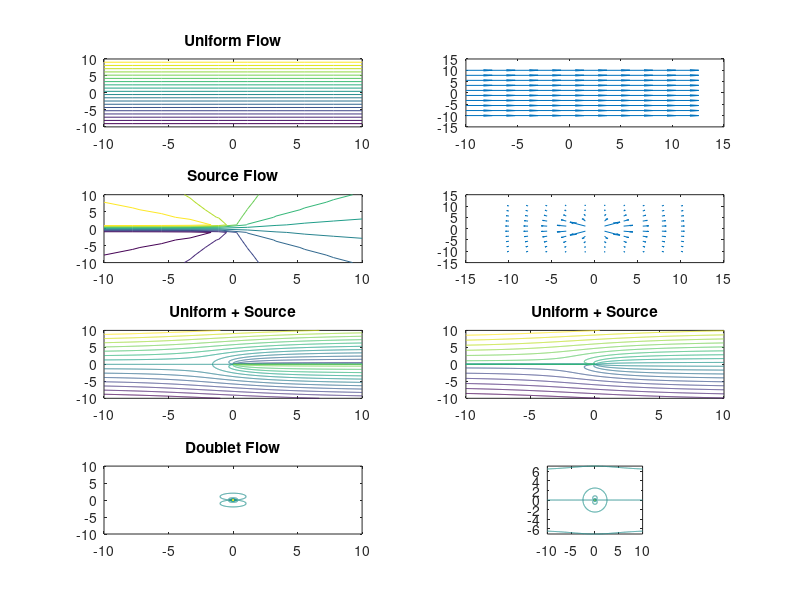

MATLAB code for this plot:
clear; clc

% --- Uniform Flow --- %
x = linspace(-10, 10, 10); y = x;
[X,Y] = meshgrid(x, y);
U = 1; alpha = 0;

psi = U*(Y*cosd(alpha) - X*sind(alpha));
subplot(421); contour(x, y, psi, 20); title('Uniform Flow');

vx = U*cosd(alpha)*ones(size(X));
vy = U*sind(alpha)*ones(size(X));
subplot(422); quiver(X, Y, vx, vy);


% --- Source Flow --- %
x = linspace(-10, 10, 10); y = x;
[X,Y] = meshgrid(x, y);
L = 10; x0 = 0; y0 = 0;

theta = angle(X+1i*Y);
psi = L/(2*pi) * atan2(Y-y0, X-x0);
subplot(423); contour(x, y, psi); title('Source Flow');

R2 = (X-x0).^2 + (Y-y0).^2;
vx = L/(2*pi) * (X-x0)./R2;
vy = L/(2*pi) * (Y-y0)./R2;
subplot(424); quiver(X, Y, vx, vy);

%Uniform + Source
x = linspace(-10, 10, 1000); y = x;
[X,Y] = meshgrid(x, y);

psi1 = U*(Y*cosd(alpha) - X*sind(alpha)) + L/(2*pi) * mod(atan2(Y-y0, X-x0),2*pi);
psi2 = U*(Y*cosd(alpha) - X*sind(alpha)) + L/(2*pi) * atan2(Y-y0, X-x0);
subplot(425); contour(x, y, psi1, 15); title('Uniform + Source');
subplot(426); contour(x, y, psi2, 20); title('Uniform + Source');

R2 = (X-x0).^2 + (Y-y0).^2;
vx = L/(2*pi) * (X-x0)./R2;
vy = L/(2*pi) * (Y-y0)./R2;
% subplot(424); quiver(X, Y, vx, vy);
% subplot(424); imagesc(theta); colorbar;

% --- Doublet flow --- %
k = 40; x0 = 0; y0 = 0;
R2 = (X-x0).^2+(Y-y0).^2;
psi = -k/(2*pi) * (Y-y0)./R2;
subplot(427); contour(x, y, psi, 100); title('Doublet Flow');

psi = U*(Y*cosd(alpha) - X*sind(alpha));
psi = psi-k/(2*pi)*(Y-y0)./R2;
subplot(428); contour(x,y,psi,50);
hold on; contour(x,y,psi,[0,0]); hold off
axis image